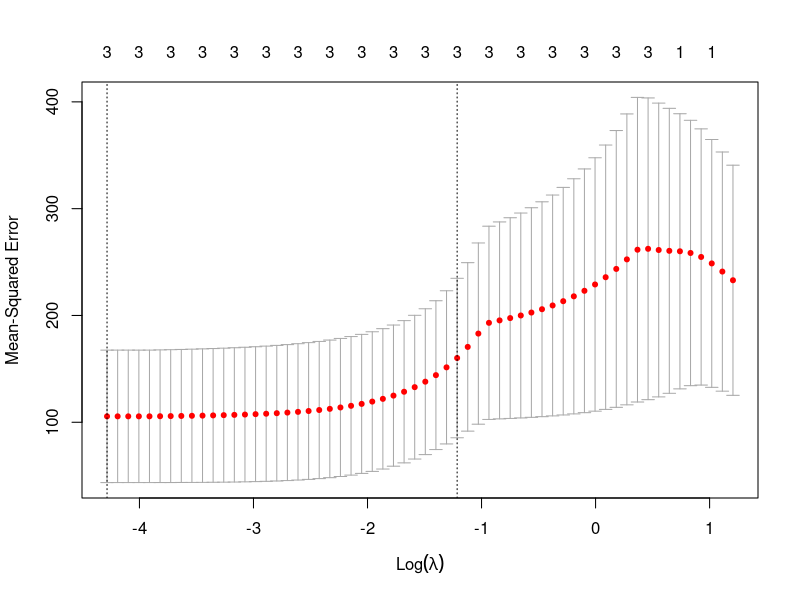
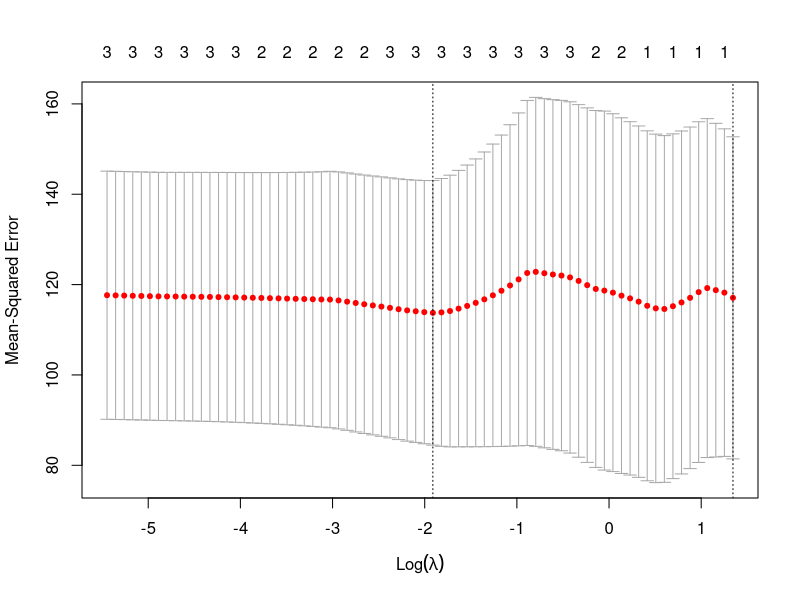

Generate these figures, in order, with R: (Note: this script raises an error after producing the figures.)
##############
# IMPORT LIBRARIES
##############
library(glmnet)
library(Metrics)



##############
# CONSTANTS
##############
FIRST_POLLING_COL <- 12
VOTE_SHARE_COL <- 3


# Jeff's working directory -- comment out and override
setwd("~//Documents/School/Stanford/Classes/Poli Sci 355B/Challenge 1/iowa-caucus")


##############
# LOAD AND CONVERT DATASETS
##############


# load results datasets
results2008 <- read.csv('results_2008.csv', stringsAsFactors=FALSE)
results2012 <- read.csv('results_2012.csv', stringsAsFactors=FALSE)

# df of 2016 candidates to predict
candidates_2016 <- data.frame(c('trump', 'cruz', 'rubio','bush','carson','christie','paul','huckabee','kasich'))
colnames(candidates_2016) <- c('candidate')


# load polling datasets
polls2008_iowa <- read.csv('pollster/data/cleaned_2008_iowa.csv', stringsAsFactors=FALSE)
polls2012_iowa <- read.csv('pollster/data/cleaned_2012_iowa.csv', stringsAsFactors=FALSE)
polls2016_iowa <- read.csv('pollster/data/cleaned_2016_iowa.csv', stringsAsFactors=FALSE)
polls2008_national <- read.csv('pollster/data/cleaned_2008_national.csv', stringsAsFactors=FALSE)
polls2012_national <- read.csv('pollster/data/cleaned_2012_national.csv', stringsAsFactors=FALSE)
polls2016_national <- read.csv('pollster/data/cleaned_2016_national.csv', stringsAsFactors=FALSE)


# clean polling data
cleanPolling <- function(df) {
	# replace '-' with NA
	df[df == '-'] <- NA

	# convert polling cols from char to numeric
	df[FIRST_POLLING_COL:ncol(df)] <- sapply(df[FIRST_POLLING_COL:ncol(df)], as.numeric)

	# convert pollster cols to factor
	df$POLLSTER <- as.factor(df$POLLSTER)

	# convert all colnames to lower case
	colnames(df) <- tolower(colnames(df))

	# subset to polling conducted before the caucus
	df <- df[df$days_to_caucus > 0,]

	return(df)
}

polls2008_iowa <- cleanPolling(polls2008_iowa)
polls2012_iowa <- cleanPolling(polls2012_iowa)
polls2016_iowa <- cleanPolling(polls2016_iowa)

polls2008_national <- cleanPolling(polls2008_national)
polls2012_national <- cleanPolling(polls2012_national)
polls2016_national <- cleanPolling(polls2016_national)


# clean results data
cleanResults <- function(df) {

	# convert all colnames to lower case
	colnames(df) <- tolower(colnames(df))

	# convert candidate names to lower case
	df$candidate <- tolower(df$candidate)

	return(df)
}

results2008 <- cleanResults(results2008)
results2012 <- cleanResults(results2012)


# load epanechnikov results
eplog <- read.csv("eplog.csv", stringsAsFactors=FALSE)
eplog_mse <- read.csv("eplog_mse.csv", stringsAsFactors=FALSE)

# clean up candidate column
eplog$candidate <- tolower(eplog$candidate)


# weightPollingBy538Rankings
# --------------------------
# Given a df of polling data and a df (or some other object) of 538's pollster rankings, duplicate polling observations to weight by 538's rankings.
# Return a df with weighted polling data














##############
# PREDICT POLL TRENDS
##############

#### LINEAR MODELS

# linearExtrapolateCandidate
# --------------------------
# Given a candidate, polling_df, and results_df, generate a simple linear model regressing vote shares over time
# return predicted vote share on election day

linearExtrapolateCandidate <- function(candidate, polling_df, results_df, plot) {

	# find col index for that candidate's name
	cand_indx <- which(colnames(polling_df) == candidate)

	######## consider killing early models

	# check if there are any rows that aren't NA
	if(all(is.na(polling_df[,cand_indx]))) {
		print(candidate)
		print("All observations were NA")
		return(0)
	} else {

		# simple linear model
		lm_model <- lm(polling_df[,cand_indx] ~ days_to_caucus, data=polling_df)

		if(plot == TRUE) {

			# plot data
			plot(x=polling_df$days_to_caucus,
				y=polling_df[,cand_indx],
				# ylim=c(0, results_df[results_df$Candidate==candidate, VOTE_SHARE_COL] + 10),
				xlim=c(max(na.omit(polling_df$days_to_caucus)), min(na.omit(polling_df$days_to_caucus))),
				xlab="Days to Caucus",
				ylab="Vote Share",
				main=candidate)

			# add regression line
			abline(lm_model,
				col="red",
				lwd="2")

			# add actual results line
			abline(h=results_df[results_df$candidate==candidate, VOTE_SHARE_COL],
				lwd=2)
		}

		# predict vote share on election day
		election_day_df <- data.frame(c(candidate),c("0"))
		colnames(election_day_df) <- c("candidate", "days_to_caucus")
		election_day_df$days_to_caucus <- as.numeric(as.character(election_day_df$days_to_caucus))

		pred_vote_share <- predict(lm_model, newdata=election_day_df)
		
		return(pred_vote_share)
	}
}



complexLinearExtrapolateCandidate <- function(candidate, polling_df, results_df, plot) {

	# find col index for that candidate's name
	cand_indx <- which(colnames(polling_df) == candidate)

	# check if there are any rows that aren't NA
	if (all(is.na(polling_df[,cand_indx]))) {
		print(candidate)
		print("All observations were NA")
		return(0)
	} else {

		# simple linear model
		lm_model <- lm(polling_df[,cand_indx] ~ days_to_caucus + I(days_to_caucus^2) + I(days_to_caucus^3), data=polling_df)

		if(plot == TRUE) {

			# print model
			print(summary(lm_model))

			# plot data
			plot(x=polling_df$days_to_caucus,
				y=polling_df[,cand_indx],
				# ylim=c(0, results_df[results_df$Candidate==candidate, VOTE_SHARE_COL] + 10),
				xlim=c(max(na.omit(polling_df$days_to_caucus)), min(na.omit(polling_df$days_to_caucus))),
				xlab="Days to Caucus",
				ylab="Vote Share",
				main=candidate)

			# add regression line
			lines(x=polling_df$days_to_caucus, 
				  y=predict(lm_model), type='l', col="red", lwd=2)


			# add actual results line
			abline(h=results_df[results_df$candidate==candidate, VOTE_SHARE_COL],
				lwd=2)
		}

		# predict vote share on election day
		election_day_df <- data.frame(c(candidate),c("0"))
		colnames(election_day_df) <- c("candidate", "days_to_caucus")
		election_day_df$days_to_caucus <- as.numeric(as.character(election_day_df$days_to_caucus))

		pred_vote_share <- predict(lm_model, newdata=election_day_df)
		
		return(pred_vote_share)
	}
}


#### EPANECHNIKOV

chooseEpanechnikovBandwidth <- function(eplog_mse) {
	lowest_mse_indx <- which(eplog_mse$mse == min(eplog_mse$mse))
	lowest_mse_bw <- eplog_mse$bw_value[lowest_mse_indx]
	return(lowest_mse_indx)
}

epanechnikovExtrapolateCandidate <- function(candidate_name, year_scope, results_df, plot) {

	# pull pred_vote_share from eplog
	ep_bw <- chooseEpanechnikovBandwidth(eplog_mse)

	pred_vote_share <- subset(eplog, year==year_scope[1] & scope==year_scope[2] & bw_value==ep_bw &candidate==candidate_name, select=estimate)

	return(pred_vote_share[1,1])
}

# predCandidates
# --------------
# Given a list of candidates, polling data, and a model, generate predictions for each candidate
# returns df with candidate names and predictions
predCandidates <- function(polling_df, results_df, model) {

	# init df to store predictions
	pred_votes <- data.frame(results_df$candidate, c(NA))
	colnames(pred_votes) <- c('candidate', 'vote_share')

	for (cand in results_df$candidate) {
		pred_votes$vote_share[pred_votes$candidate == cand] <- model(cand, polling_df, results_df, FALSE)
	}
	return(pred_votes)
}


# calcRMSE
# --------
# Given a df of prediction and a df with actual results, compute the rmse for the predictions
calcRMSE <- function(pred_votes, results_df) {

	# order both dfs by candidate name, just to be safe
	pred_votes <- pred_votes[order(pred_votes$candidate),]
	results_df <- results_df[order(results_df$candidate),]

	mse <- sum((results_df$percentage - pred_votes$vote_share)^2) / nrow(pred_votes)
	rmse <- sqrt(mse)
	return(rmse)
}


# testPollTrendsModel
# -------------------
# Given polling and results for an election, see how well a specified model extrapolates from polling data
testPollTrendsModel <- function(polling_df, results_df, model) {

	pred_votes <- predCandidates(polling_df, results_df, model)
	rmse <- calcRMSE(pred_votes, results_df)
	return(rmse)
}



##############
# BUILD & TEST COMBINED MODEL OPTIONS
##############


# buildPredictionMatrix
# ---------------------
# Given polling and results dfs, construct a matrix of observations to use in regression models
buildPredictionMatrix <- function(state_polling_df, natl_polling_df, year, state, results_df) {

	# construct vector of predictor names
	# pred_names <- c('lm_1_iowa', 'lm_2_iowa', 'lm_1_natl', 'ep_iowa')
	pred_names <- c('lm_1_iowa', 'lm_2_iowa', 'lm_1_natl')

	print(head(results_df))

	# build matrix of predictors
	preds <- matrix(nrow=nrow(results_df), ncol=length(pred_names))
	rownames(preds) <- results_df$candidate

	# add polling model predictions
	preds[,1] <- predCandidates(state_polling_df, results_df, linearExtrapolateCandidate)$vote_share
	preds[,2] <- predCandidates(state_polling_df, results_df, complexLinearExtrapolateCandidate)$vote_share
	preds[,3] <- predCandidates(natl_polling_df, results_df, linearExtrapolateCandidate)$vote_share
	# preds[,4] <- predCandidates(c(year, state), results_df, epanechnikovExtrapolateCandidate)$vote_share

	# add predictor names to matrix
	colnames(preds) <- pred_names

	# replace any NAs with zeros
	preds[is.na(preds)] <- 0

	return(preds)
}


# scaleToVoteShares
# ------------------------------------
# Assuming the predictions from our model don't add up to 100, scale them proportionally: voteshare[candidate] / sum(voteshare) * 100
scaleToVoteShares <- function(raw_preds) {
	scaled_preds <- (raw_preds / sum(raw_preds)) * 100
	return(scaled_preds)
}


# scaleSortResults
# ----------------
# Scale and sort predictions
scaleSortResults <- function(preds) {
	scaled_preds <- scaleToVoteShares(preds)
	sorted_preds <- scaled_preds[order(scaled_preds[,1], decreasing=TRUE),]
	df_preds <- data.frame(sorted_preds)
	return(df_preds)
}


# combinePredictorsIntoModel
# --------------------------
# Using the outputs from predictFromPollTrends and predictFromLatestPolling outputs for both Iowa and national polling, build a model applying these predictors to 2008 and 2012 data. See which combinations work best, maybe with LOOCV? If have time, could try additional predictors -- contributions, prediction markets, etc.
# Return df/matrix of candidate names (rows) and predicted vote shares from different models (cols)

combinePredictorsIntoModel <- function(state_polling_df, natl_polling_df, results_df, combined) {

	# extract year and state from state_polling_df name
	polling_df_str <- deparse(substitute(state_polling_df))
	# strip out "polls"
	year_scope_str <- sub("polls", "", polling_df_str)
	# create list with year and scope
	year_scope <- strsplit(year_scope_str, "_", fixed=TRUE)
	year <- year_scope[[1]][1]
	scope <- year_scope[[1]][2]

	print(year)
	# print(scope)

	if (combined) {

		# create matrices to use in models
		preds_2008 <- buildPredictionMatrix(polls2008_iowa, polls2008_national, "2008", "iowa", results2008)
		preds_2012 <- buildPredictionMatrix(polls2012_iowa, polls2012_national, "2012", "iowa", results2012)

		# combine into overall matrix
		preds_train <- rbind(preds_2008, preds_2012)
		results_train <- rbind(results2008, results2012)

		print(preds_train)

	} else {

		# create matrix to use in models
		preds_train <- buildPredictionMatrix(state_polling_df, natl_polling_df, year, scope, results_df)
		results_train <- results_df
	}

	# build matrix to predict 2016
	preds_2016 <- buildPredictionMatrix(polls2016_iowa, polls2016_national, "2016", "iowa", candidates_2016)
	

	# run simple linear regression 
	linear_model <- lm(results_train$percentage ~ ., data=as.data.frame(preds_train))
	print(summary(linear_model))

	# run LASSO on predictors
	lasso <- glmnet(x = preds_train, y = results_train$percentage)
	summary(lasso)

	# cross validate lasso
	lasso_cv<- cv.glmnet(x = preds_train, y = results_train$percentage, nfolds = nrow(preds_train))
	plot(lasso_cv)

	# check RMSE
	lasso_train_preds <- predict(lasso, newx=preds_train, s = lasso_cv$lambda.min )
	print("RMSE:")
	print(rmse(results_train$percentage, lasso_train_preds))

	# predict 2016 using lasso
	lasso_preds <- predict(lasso, newx=preds_2016, s = lasso_cv$lambda.min )

	# scale and sort results
	df_preds_2016 <- scaleSortResults(lasso_preds)

	return(df_preds_2016)

	# return(lasso)
}

combinePredictorsIntoModel(polls2008_iowa, polls2008_national, results2008, FALSE)
combinePredictorsIntoModel(polls2012_iowa, polls2012_national, results2012, TRUE)


length(lasso$lambda)

names(lasso)
